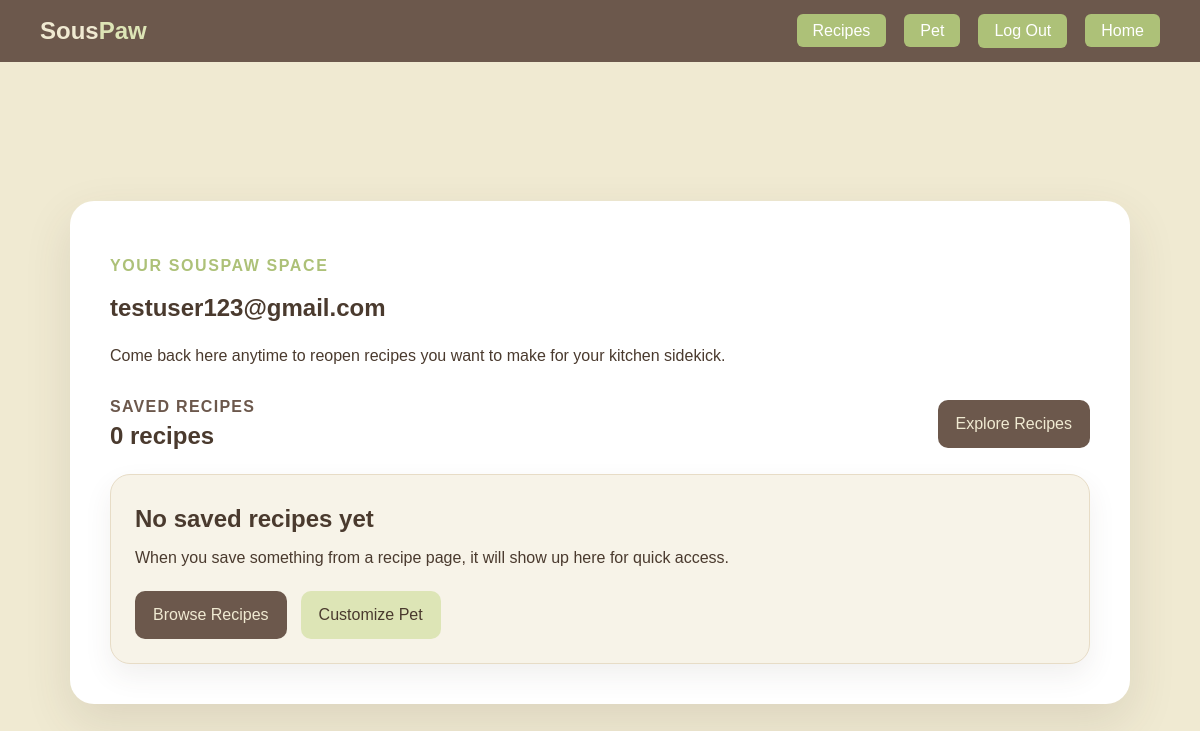
The page /profile/ (signed in) on the database as committed earlier.
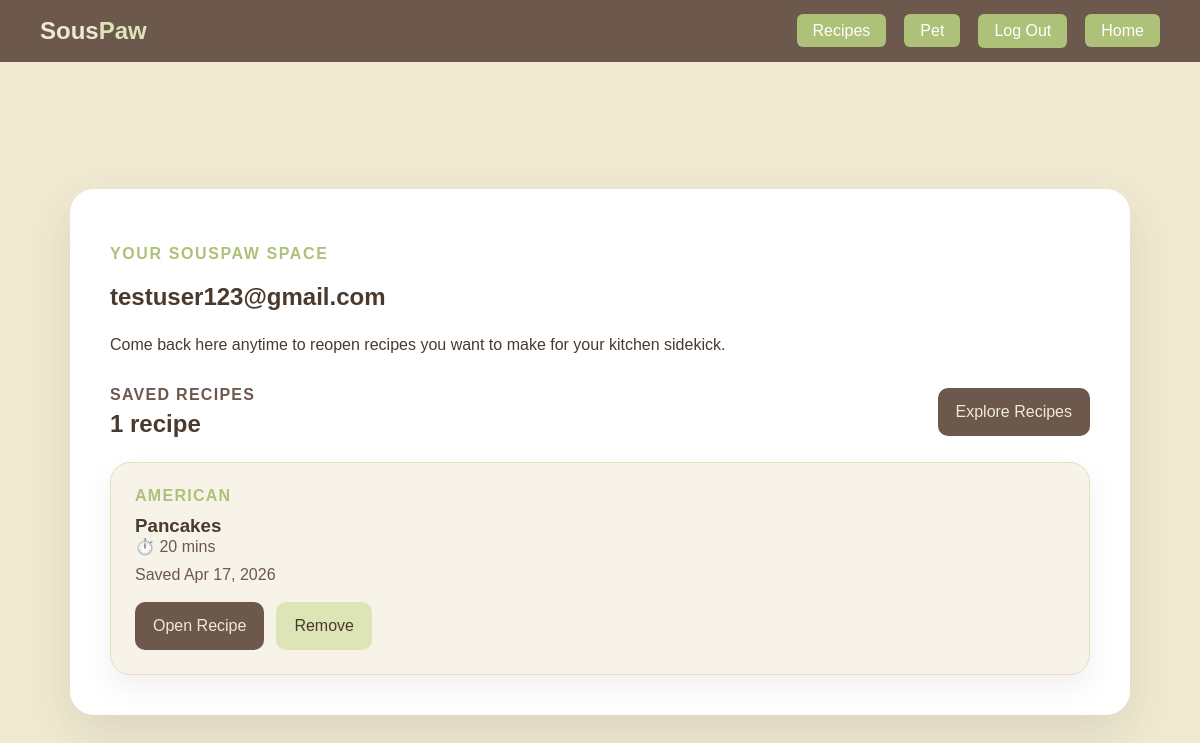
The same page on the database as committed later.
### recipes/models.py (models this page shows, shortened)
class SavedRecipe(models.Model):
    user = models.ForeignKey(User, on_delete=models.CASCADE, related_name="saved_recipes")
    recipe_id = models.CharField(max_length=64)
    recipe_name = models.CharField(max_length=255)
    cuisine = models.CharField(max_length=120, blank=True)
    duration = models.CharField(max_length=120, blank=True)
    created_at = models.DateTimeField(auto_now_add=True)
    class Meta:
        constraints = [
            models.UniqueConstraint(fields=["user", "recipe_id"], name="unique_saved_recipe")
        ]
        ordering = ["-created_at"]

### recipes/views.py (the view)
# urls.py: path("profile/", views.profile_view, name="profile"),
@login_required
def profile_view(request):
    return render(
        request,
        "profile.html",
        {
            "saved_recipes": request.user.saved_recipes.all(),
        },
    )

### recipes/templates/profile.html (shortened to what this page needs)
{% load static %}
<!DOCTYPE html>
<html lang="en">
<head>
  <link rel="stylesheet" href="{% static 'recipes/profile.css' %}">
</head>
<body>
  <nav class="navbar">
    <a href="{% url 'home' %}" class="navbar-brand">Sous<span>Paw</span></a>
    <ul class="navbar-links">
      <li><a href="{% url 'search' %}" class="navbar-cta">Recipes</a></li>
      <li><a href="{% url 'pet_customizer' %}" class="navbar-cta">Pet</a></li>
      <li>
        <form method="post" action="{% url 'logout' %}" class="nav-form">
          <button type="submit" class="nav-button navbar-cta">Log Out</button>
        </form>
      </li>
      <li><a href="{% url 'home' %}" class="navbar-cta">Home</a></li>
    </ul>
  </nav>
  <main class="profile-shell">
    <section class="profile-card">
      <p class="eyebrow">Your SousPaw Space</p>
      <h1>{{ request.user.email }}</h1>
      <p class="lead">Come back here anytime to reopen recipes you want to make for your kitchen sidekick.</p>
      <section class="saved-section">
        <div class="section-header">
          <div>
            <p class="section-label">Saved Recipes</p>
            <h2>{{ saved_recipes|length }} recipe{{ saved_recipes|length|pluralize }}</h2>
          </div>
          <a href="{% url 'search' %}" class="primary-btn">Explore Recipes</a>
        </div>
        {% if saved_recipes %}
          <div class="saved-grid">
            {% for recipe in saved_recipes %}
              <article class="saved-card">
                <p class="saved-tag">{{ recipe.cuisine|default:"Pet Recipe" }}</p>
                <h3>{{ recipe.recipe_name }}</h3>
                <p class="saved-time">⏱️ {{ recipe.duration|default:"Time not listed" }}</p>
                <p class="saved-date">Saved {{ recipe.created_at|date:"M j, Y" }}</p>
                <div class="saved-actions">
                  <a href="{% url 'recipe_detail' recipe.recipe_id %}" class="primary-btn">Open Recipe</a>
                  <form method="post" action="{% url 'toggle_saved_recipe' recipe.recipe_id %}">
                    <button type="submit" class="secondary-btn">Remove</button>
                  </form>
                </div>
              </article>
            {% endfor %}
          </div>
        {% else %}
          <div class="empty-state">
            <h2>No saved recipes yet</h2>
            <p>When you save something from a recipe page, it will show up here for quick access.</p>
            <div class="action-row">
              <a href="{% url 'search' %}" class="primary-btn">Browse Recipes</a>
              <a href="{% url 'pet_customizer' %}" class="secondary-btn">Customize Pet</a>
            </div>
          </div>
        {% endif %}
      </section>
    </section>
  </main>
</body>
</html>

Rows that differ between the two databases and show on the page:
added SavedRecipe: cuisine "AMERICAN", recipe_name "Pancakes", duration "20 mins", created_at "Apr 17, 2026"
Other text that changed with them:
{{ saved_recipes|length }}: "0" → "1"
text no longer shown: "No saved recipes yet When you save something from a recipe page, it will show up here for quick access. Browse Recipes Customize Pet"
